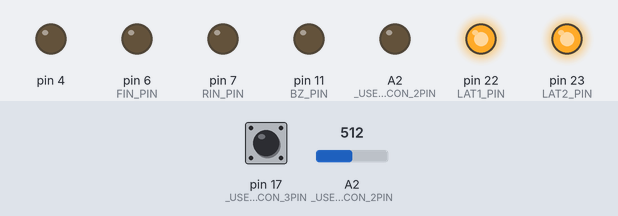
Bench run of a sketch on a simulated Arduino Leonardo, built with avr-gcc and run on an emulated ATmega32U4. Parts: output pins drawn as LEDs (lit = HIGH). Inputs (shaded band) come from the test bench; at power-on: A2 (_USER_CON_2PIN) = 512, pin 17 (_USER_CON_3PIN) HIGH.

Above: at 1.2 s.
1.3 s: A2 (_USER_CON_2PIN) set to 812
2.8 s: A2 (_USER_CON_2PIN) set to 841
At 3.2 s:
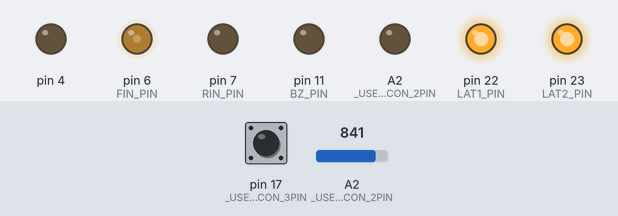
Timing chart, 0 to 5.8 s (numbered marks = the images above; inputs shaded):
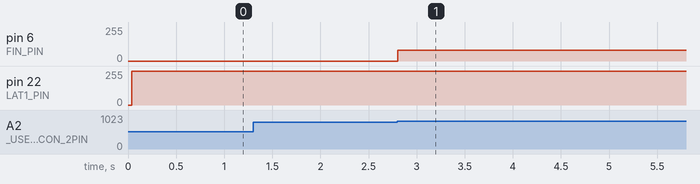

Measured:
- the behaviour switches between 823 and 824 on A2 (_USER_CON_2PIN) (found by bisection; images 0 and 1)
- after the input at 1.3 s, every drawn part: stays the same
- after the input at 2.8 s, pin 6 (FIN_PIN): 0/255 → 80/255 at once

The sketch:

kadai2.ino
```cpp
// 9:48

#define USE_TIMER3_ISR
#include "mono_con.h"

const int ptn[3] = { 0x50, 0x38, 0x00 };
const int dmspeed = 80;
const int hiEdge = 1023 - 200;

int ph, ypos;
int preph, preypos;
bool phps = false, yposps = false;

int idx = 0;
bool ok = true;

word in;

void DMcw() {
	analogWrite(FIN_PIN, dmspeed);
	digitalWrite(RIN_PIN, LOW);
}

void DMccw() {
	digitalWrite(FIN_PIN, LOW);
	analogWrite(RIN_PIN, dmspeed);
}

void DMstop() {
	digitalWrite(FIN_PIN, HIGH);
	digitalWrite(RIN_PIN, HIGH);
}

ISR(TIMER3_COMPA_vect) {
	if (in++ > 5) {
		in = 0;

		ph = digitalRead(_USER_CON_3PIN);
		ypos = analogRead(A2);

		if (ph == LOW && preph == HIGH) phps = true;
		if (ypos > hiEdge && preypos <= hiEdge) yposps = true;

		preph = ph;
		preypos = ypos;
	}
}

void setup() {
	config_init();
	serial_init();

	ph = preph = digitalRead(_USER_CON_3PIN);
	ypos = analogRead(A2);

	disp(0x00, ptn[0]);
}

void loop() {
	if (phps) {
		phps = false;
		if (++idx > 2) idx = 0;
		disp(0x00, ptn[idx]);
	}

	if (yposps) {
		yposps = false;

		if (idx == 0 && ok) {
			ok = false;
			DMcw();
		} else if (idx == 1 && ok) {
			ok = false;
			DMccw();
		} else if (idx == 2) {
			ok = true;
			DMstop();
		}
	}
}
```

mono_con.h
```cpp
//===================================================================================================================
//
//  高校生ものづくりコンテスト2026岡山県大会用 ArduinoShield
//
//    出力回路: 百エディケーション製
//    https://hyakuedu.wordpress.com/
//
//    CPU Board: Arduino MEGA 2560 R3
//                                     2026/01/08 OKAKO
//
//===================================================================================================================
#ifndef _MONO_CON_2026_H
#define _MONO_CON_2026_H

//--- Arduino  ATmega2560 Input
#define _USER_CON_1PIN A1
#define _USER_CON_2PIN A2
#define _USER_CON_3PIN 17
#define _USER_CON_4PIN 18
#define _USER_CON_5PIN 19
#define _USER_CON_6PIN 40
#define _USER_CON_7PIN 42
#define _USER_CON_8PIN 20 //GND

//--- OKAKO_Shield_CN2
#define BOARD_SW_PIN 26
#define BZ_PIN 11
#define FIN_PIN 6
#define RIN_PIN 7
#define LAT2_PIN 23
#define LAT1_PIN 22
#define SCK_PIN 24
#define SDI_PIN 25

//--- セグメントLED 0-9,blank
int num[11] = { 0x3f, 0x06, 0x5b, 0x4f, 0x66,  //0, 1, 2, 3, 4
                0x6d, 0x7d, 0x27, 0x7f, 0x6f,  //5, 6, 7, 8, 9
                0x00 };                        //blank

//--- レジスタ初期設定
void config_init(void) {
  pinMode(_USER_CON_1PIN, INPUT);
  pinMode(_USER_CON_2PIN, INPUT);
  pinMode(_USER_CON_3PIN, INPUT);
  pinMode(_USER_CON_4PIN, INPUT);
  pinMode(_USER_CON_5PIN, INPUT);
  pinMode(_USER_CON_6PIN, INPUT);
  pinMode(_USER_CON_7PIN, INPUT);

  pinMode(_USER_CON_8PIN, OUTPUT);
  digitalWrite(_USER_CON_8PIN, LOW); //IN_D4をGND設定

  pinMode(BOARD_SW_PIN, INPUT);
  pinMode(BZ_PIN, OUTPUT);
  pinMode(RIN_PIN, OUTPUT);
  pinMode(FIN_PIN, OUTPUT);
  pinMode(LAT1_PIN, OUTPUT);
  pinMode(LAT2_PIN, OUTPUT);
  pinMode(SCK_PIN, OUTPUT);
  pinMode(SDI_PIN, OUTPUT);

  ////////// DCモータ制御用PWM信号生成用のタイマ(Timer4)の周波数を31.37KHzに変更 //////////
  TCCR4B = (TCCR4B & 0b11111000) | 0x01;

#ifdef USE_TIMER3_ISR
  ////////// 1ms割り込み用のタイマ(Timer3)の初期化 //////////
  TCCR3A = 0;
  TCCR3B = 0x0b;
  // OCR3A = 124;
  OCR3A = 249;
  TIMSK3 = 2;
#endif
}

//--- 構造体宣言bitset
struct bitset {
  int SDI : 1;   // bit0 シリアルデータ
  int SCK : 1;   // bit1 シリアルクロック
  int LAT1 : 1;  // bit2 7seg LED 系ラッチ
  int LAT2 : 1;  // bit3 フルカラーLED,step モータ系ラッチ
  int DCM : 2;   // bit4,5 DC モータの動作モード
  int BZ : 1;    // bit6 圧電スピーカ
  int TSW : 1;   // bit7 タクトスイッチ入力
};
struct bitset RC;  // 構造体変数

//--- 共用体宣言lm (LED & step Motor)
union {
  struct
  {               //--- 構造体宣言，bit というグループ名
    int SM : 4;   // bit0 ～ bit3 ステッピングモータ励磁信号
    int R : 1;    // bit4 フルカラーLED，赤色
    int B : 1;    // bit5 フルカラーLED，青色
    int G : 1;    // bit6 フルカラーLED，緑色
    int res : 1;  // bit7 未使用
  } bit;          // bit アクセス名
  struct
  {
    int SM : 4;
    int GBR : 3;  // フルカラーLED, カラーコードを3bitで指定
    int res : 1;
  } color;  // GBRを3ビットアクセス名
  int b8;   // byte アクセス名
} lm;       // 共用体変数名

//--- U1,U2,U3初期化
void serial_init(void) {
  //U1
  digitalWrite(LAT1_PIN, LOW);
  shiftOut(SDI_PIN, SCK_PIN, MSBFIRST, 0x00);
  digitalWrite(LAT1_PIN, HIGH);

  //U2
  digitalWrite(LAT1_PIN, LOW);
  shiftOut(SDI_PIN, SCK_PIN, MSBFIRST, 0x00);
  digitalWrite(LAT1_PIN, HIGH);

  //u3
  digitalWrite(LAT2_PIN, LOW);
  shiftOut(SDI_PIN, SCK_PIN, MSBFIRST, 0x00);
  digitalWrite(LAT2_PIN, HIGH);
}

//--- 2桁7セグメントLEDの表示関数
int disp(char leftPat, char rightPat) {
  digitalWrite(LAT1_PIN, LOW);
  shiftOut(SDI_PIN, SCK_PIN, MSBFIRST, leftPat);
  digitalWrite(LAT1_PIN, HIGH);

  digitalWrite(LAT1_PIN, LOW);
  shiftOut(SDI_PIN, SCK_PIN, MSBFIRST, rightPat);
  digitalWrite(LAT1_PIN, HIGH);
}

//--- ステッピングモータの初期設定関数
int stepm_init(int n) {
  int spm[5] = { 0x9,     // A
                 0xc,     // B
                 0x6,     // nA
                 0x3,     // nB
                 0x00 };  // Stop

  return spm[n];
}

//--- フルカラーLEDとステッピングモータの動作制御関数
int led_stepmotor(char n) {
  digitalWrite(LAT2_PIN, LOW);
  shiftOut(SDI_PIN, SCK_PIN, MSBFIRST, n);
  digitalWrite(LAT2_PIN, HIGH);
}

#endif
```
